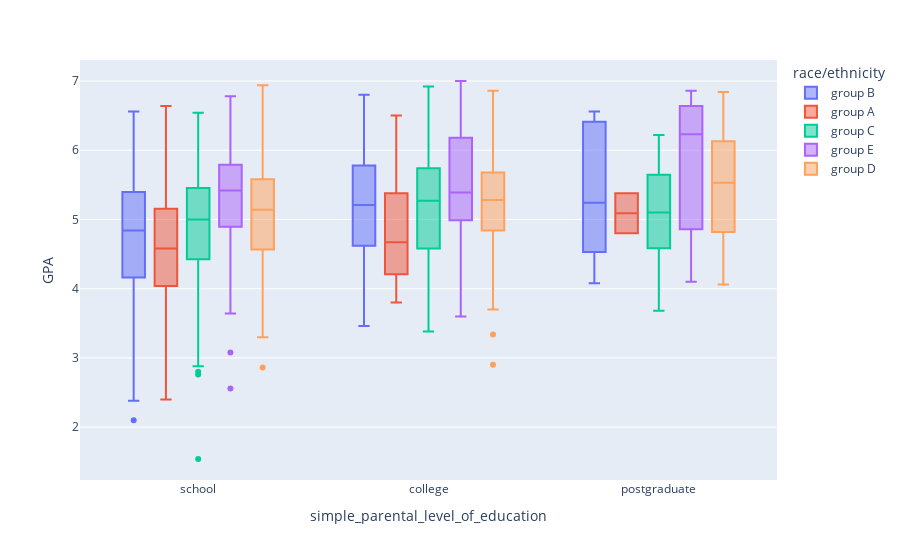

Notebook source saved alongside this figure:
### Code cell
fig = px.box(
    dff,
    x="simple_parental_level_of_education",
    y="GPA",
    color="race/ethnicity",
    hover_data=["GPA"],
)
fig.show()

### Figure 1 — Plotly figure (JSON) as saved in the notebook; plotly's stock layout.template omitted (floating-point values rounded to 4 significant figures; data arrays with more than 128 entries replaced by an {"elided": "..."} marker saying what was removed)
{"data": [{"alignmentgroup": "True", "hovertemplate": "race/ethnicity=group B<br>simple_parental_level_of_education=%{x}<br>GPA=%{y}<extra></extra>", "legendgroup": "group B", "marker": {"color": "#636efa"}, "name": "group B", "notched": false, "offsetgroup": "group B", "orientation": "v", "showlegend": true, "type": "box", "x": {"elided": "166 str values"}, "x0": " ", "xaxis": "x", "y": {"elided": "166 float values"}, "y0": " ", "yaxis": "y"}, {"alignmentgroup": "True", "hovertemplate": "race/ethnicity=group A<br>simple_parental_level_of_education=%{x}<br>GPA=%{y}<extra></extra>", "legendgroup": "group A", "marker": {"color": "#EF553B"}, "name": "group A", "notched": false, "offsetgroup": "group A", "orientation": "v", "showlegend": true, "type": "box", "x": ["college", "school", "college", "college", "college", "college", "college", "school", "school", "school", "college", "school", "college", "postgraduate", "school", "school", "college", "school", "school", "college", "school", "school", "school", "school", "school", "school", "postgraduate", "school", "college", "school", "school", "school", "school", "school", "college", "college", "college", "college", "school", "school", "school", "school", "school", "college", "school", "school", "school", "college", "school", "school", "school", "school", "college", "school", "college", "school", "school", "school", "college", "school", "school", "school", "school", "school", "school", "college", "school", "school", "school", "college", "school", "college", "school", "school", "college", "school", "school"], "x0": " ", "xaxis": "x", "y": [5.78, 3.46, 4.7, 5.02, 4.84, 3.96, 4.36, 4.96, 3.78, 4.84, 4.98, 4.26, 5.18, 4.8, 4.28, 4.24, 4.64, 4.68, 4.32, 4, 5.08, 2.4, 4.02, 5.38, 4.1, 4.68, 5.38, 6.64, 4.56, 4.12, 3.94, 4.1, 5.4, 6, 6.16, 4.08, 6.5, 5.52, 4.58, 5.08, 3.68, 3.88, 5.02, 3.8, 4.76, 3.36, 5.18, 4.54, 3.24, 6.34, 4.14, 5.66, 6.36, 5.72, 4.02, 5.62, 3.68, 3.48, 5.86, 3.6, 4.5, 5.68, 3.82, 5.08, 5.48, 5.24, 5.7, 4.38, 4.56, 4.34, 4.9, 4.64, 5.02, 4.66, 3.96, 4.54, 5.48], "y0": " ", "yaxis": "y"}, {"alignmentgroup": "True", "hovertemplate": "race/ethnicity=group C<br>simple_parental_level_of_education=%{x}<br>GPA=%{y}<extra></extra>", "legendgroup": "group C", "marker": {"color": "#00cc96"}, "name": "group C", "notched": false, "offsetgroup": "group C", "orientation": "v", "showlegend": true, "type": "box", "x": {"elided": "272 str values"}, "x0": " ", "xaxis": "x", "y": {"elided": "272 float values"}, "y0": " ", "yaxis": "y"}, {"alignmentgroup": "True", "hovertemplate": "race/ethnicity=group E<br>simple_parental_level_of_education=%{x}<br>GPA=%{y}<extra></extra>", "legendgroup": "group E", "marker": {"color": "#ab63fa"}, "name": "group E", "notched": false, "offsetgroup": "group E", "orientation": "v", "showlegend": true, "type": "box", "x": ["school", "school", "college", "college", "school", "school", "school", "college", "school", "college", "school", "school", "school", "school", "school", "college", "college", "postgraduate", "school", "school", "school", "school", "college", "college", "school", "school", "school", "postgraduate", "school", "school", "college", "school", "college", "school", "school", "college", "school", "college", "college", "college", "school", "college", "school", "school", "college", "college", "college", "college", "college", "school", "school", "college", "college", "college", "school", "college", "college", "college", "school", "school", "school", "school", "school", "school", "school", "college", "college", "college", "college", "school", "college", "college", "school", "school", "college", "school", "college", "school", "school", "school", "school", "college", "school", "college", "postgraduate", "college", "college", "school", "college", "school", "postgraduate", "college", "school", "college", "college", "school", "school", "school", "college", "school", "school", "school", "college", "college", "school", "college", "school", "school", "college", "postgraduate", "college", "school", "school", "postgraduate", "college", "college", "college", "college", "school", "school", "school"], "x0": " ", "xaxis": "x", "y": [5.64, 5.76, 5.54, 6.14, 5.96, 5.1, 6.14, 6.24, 5.42, 6.34, 5.1, 6.2, 5.36, 6.32, 5.1, 5.22, 5.92, 6.86, 5.52, 4.06, 6, 4.88, 5.2, 5.84, 4.74, 4.52, 4.36, 4.1, 3.64, 4.5, 4.98, 6.64, 5.14, 5.4, 5.56, 5.82, 5.84, 6.22, 6.22, 7, 4.88, 5, 5.52, 5.38, 4.2, 6.42, 4.82, 6.98, 5.88, 5.56, 5.72, 6.86, 5.34, 3.6, 5.82, 5.5, 5.7, 6.06, 2.56, 5.62, 4.04, 5.6, 5.72, 6.32, 5.68, 5, 7, 5.26, 6.76, 4.02, 4.86, 6.24, 6, 4.94, 4.62, 5.26, 5.48, 5.54, 5.08, 5.2, 4.66, 5.12, 6.3, 3.66, 6.18, 3.76, 5.28, 5.36, 4.42, 5.34, 6.64, 5.08, 6.78, 5.78, 6.52, 5.46, 5.52, 5.8, 4.8, 5.74, 4.44, 3.08, 5.08, 5.22, 5.9, 5.74, 4.98, 5.34, 4.96, 6.28, 4.44, 6.18, 5.94, 4.86, 5.44, 7, 4.12, 5.26, 4.62, 4.34, 5.2], "y0": " ", "yaxis": "y"}, {"alignmentgroup": "True", "hovertemplate": "race/ethnicity=group D<br>simple_parental_level_of_education=%{x}<br>GPA=%{y}<extra></extra>", "legendgroup": "group D", "marker": {"color": "#FFA15A"}, "name": "group D", "notched": false, "offsetgroup": "group D", "orientation": "v", "showlegend": true, "type": "box", "x": {"elided": "239 str values"}, "x0": " ", "xaxis": "x", "y": {"elided": "239 float values"}, "y0": " ", "yaxis": "y"}], "layout": {"boxmode": "group", "legend": {"title": {"text": "race/ethnicity"}, "tracegroupgap": 0}, "margin": {"t": 60}, "xaxis": {"anchor": "y", "domain": [0, 1], "title": {"text": "simple_parental_level_of_education"}}, "yaxis": {"anchor": "x", "domain": [0, 1], "title": {"text": "GPA"}}}}
